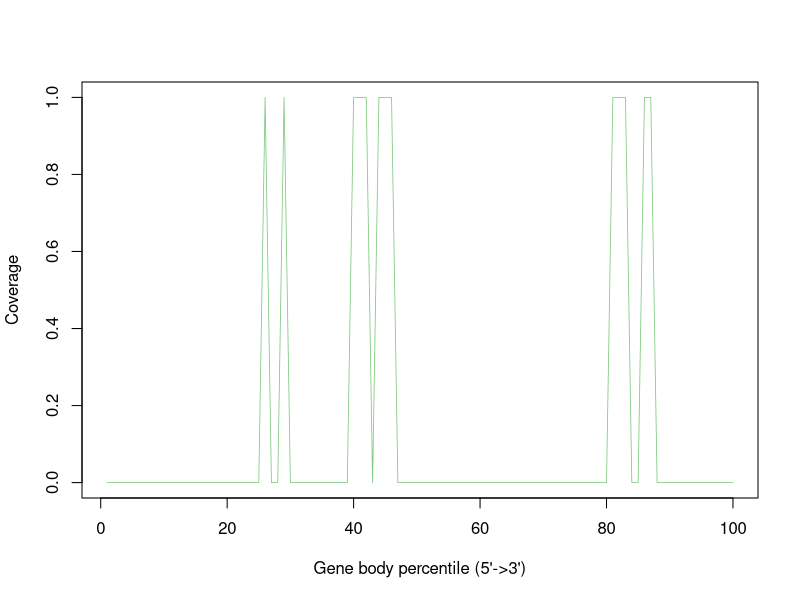

Generate this figure with R:
d1_pairend_strandspecific_51mer_hg19_chr1_1_100000_bam <- c(0.0,0.0,0.0,0.0,0.0,0.0,0.0,0.0,0.0,0.0,0.0,0.0,0.0,0.0,0.0,0.0,0.0,0.0,0.0,0.0,0.0,0.0,0.0,0.0,0.0,1.0,0.0,0.0,1.0,0.0,0.0,0.0,0.0,0.0,0.0,0.0,0.0,0.0,0.0,1.0,1.0,1.0,0.0,1.0,1.0,1.0,0.0,0.0,0.0,0.0,0.0,0.0,0.0,0.0,0.0,0.0,0.0,0.0,0.0,0.0,0.0,0.0,0.0,0.0,0.0,0.0,0.0,0.0,0.0,0.0,0.0,0.0,0.0,0.0,0.0,0.0,0.0,0.0,0.0,0.0,1.0,1.0,1.0,0.0,0.0,1.0,1.0,0.0,0.0,0.0,0.0,0.0,0.0,0.0,0.0,0.0,0.0,0.0,0.0,0.0)


pdf("output.geneBodyCoverage.curves.pdf")
x=1:100
icolor = colorRampPalette(c("#7fc97f","#beaed4","#fdc086","#ffff99","#386cb0","#f0027f"))(1)
plot(x,d1_pairend_strandspecific_51mer_hg19_chr1_1_100000_bam,type='l',xlab="Gene body percentile (5'->3')", ylab="Coverage",lwd=0.8,col=icolor[1])
dev.off()
